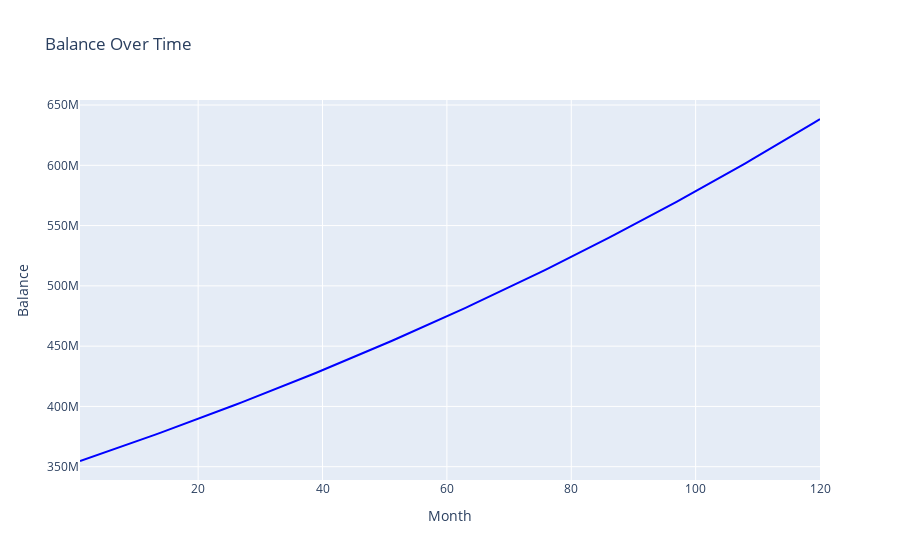

Here is the notebook cell this chart was saved with:
### Code cell
# 1% interest and 0.5% monthly expenses after retirement
import plotly.graph_objs as go

# Given variables
total_withdrawal
#monthly_expense = total_withdrawal*0.005
monthly_interest_rate = 0.01  # 1% monthly interest rate
years = 10  # One year
months = years * 12  # Total months

# Initialize balance with the total withdrawal
balance = total_withdrawal

# List to store balance over time
new_balance = []

# Iterate over each month for the specified number of years
for _ in range(months):
    # Add 1% interest to the balance
    balance *= (1 + monthly_interest_rate)
    #print("Interest balance = ",balance)
    
    # Deduct monthly expenses
    #print("monthly_expense = ", balance*0.005)
    balance -= balance*0.005
    #print("balance minus expenses = ", balance)
    
    # Append balance to the list
    new_balance.append(balance)
print(new_balance[-1])
# Create line plot for balance over time
balance_line_trace = go.Scatter(
    x=list(range(1, months+1)),
    y=new_balance,
    mode='lines',
    name='Balance',
    hoverinfo='y',
    line=dict(color='blue')
)
balance_line_layout = go.Layout(title='Balance Over Time', xaxis=dict(title='Month'), yaxis=dict(title='Balance'))
balance_line_fig = go.Figure(data=[balance_line_trace], layout=balance_line_layout)

# Show the balance line plot
balance_line_fig.show()

# Print final balance after the specified number of years
final_balance = new_balance[-1]
print(f"Final Balance after {years} year:", final_balance)
